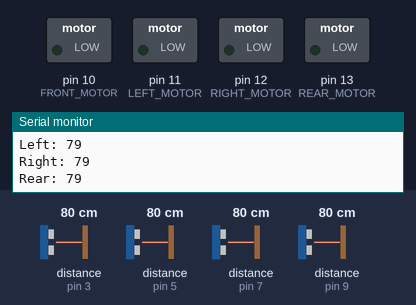
A sketch run on a simulated Arduino Uno, built with avr-gcc and run on an emulated ATmega328P. On the bench: switched loads named in the sketch (green lamp = pin HIGH), the last lines printed to the serial monitor. Wiring (inferred from the names in the program): 4 × ultrasonic range finder: trigger pin 2, echo pin 3 / trigger pin 4, echo pin 5 / trigger pin 6, echo pin 7 / trigger pin 8, echo pin 9. Dashed ring = blinking. The test bench sets the inputs (shaded band); at power-on: distance to the obstacle (sensors on pin 3, pin 5, pin 7, pin 9) 80 cm. The echo pulse lasts 58.3 µs per cm; pins used as bus, display or sensor lines are not drawn.

Above: at 1.2 s.
1.3 s: distance to the obstacle (sensor on pin 3) set to 2 cm
At 1.48 s:
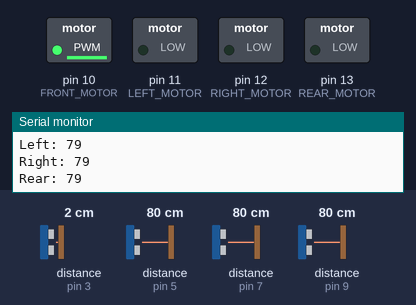
4.3 s: distance to the obstacle (sensor on pin 5) set to 2 cm
At 4.84 s:
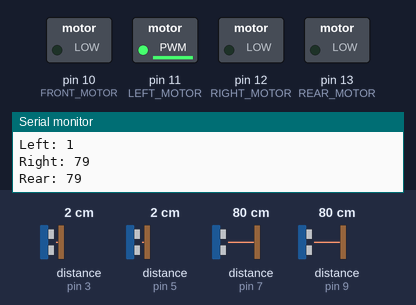
7.3 s: distance to the obstacle (sensor on pin 7) set to 67 cm
10.3 s: distance to the obstacle (sensor on pin 7) set to 60 cm
At 10.95 s:
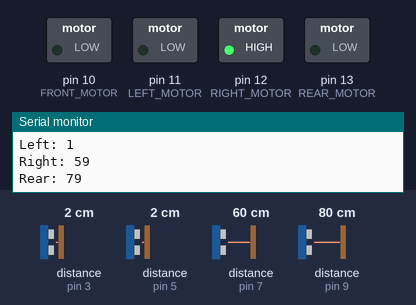
13.3 s: distance to the obstacle (sensor on pin 9) set to 66 cm
16.3 s: distance to the obstacle (sensor on pin 9) set to 59 cm
At 17.04 s:
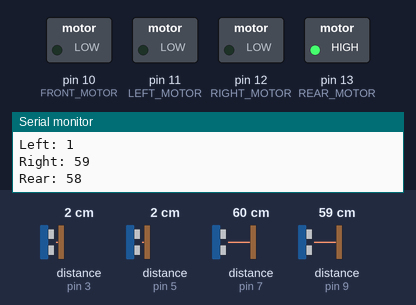
Timing chart, 0 to 20.3 s (numbered marks = the images above; inputs shaded):
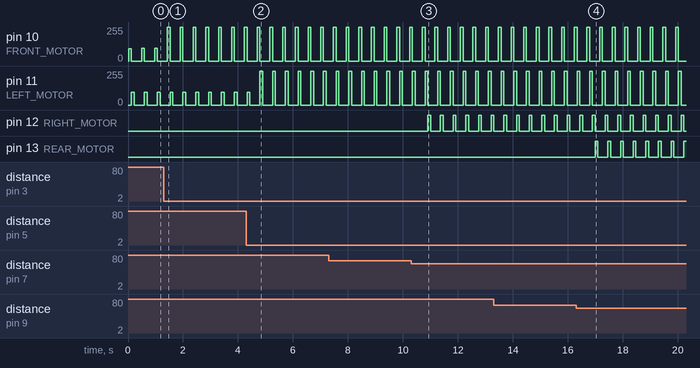

The sketch:

arduino.ino
```cpp
#define FRONT_TRIG 2    // Front sensor trig pin
#define FRONT_ECHO 3    // Front sensor echo pin
#define LEFT_TRIG 4     // Left sensor trig pin
#define LEFT_ECHO 5     // Left sensor echo pin
#define RIGHT_TRIG 6    // Right sensor trig pin
#define RIGHT_ECHO 7    // Right sensor echo pin
#define REAR_TRIG 8     // Rear sensor trig pin
#define REAR_ECHO 9     // Rear sensor echo pin

#define FRONT_MOTOR 10  // Front motor PWM pin
#define LEFT_MOTOR 11   // Left motor PWM pin
#define RIGHT_MOTOR 12  // Right motor PWM pin
#define REAR_MOTOR 13   // Rear motor PWM pin

long duration, distance;

void setup() {
  Serial.begin(9600);
  // Initialize sensor pins
  pinMode(FRONT_TRIG, OUTPUT); pinMode(FRONT_ECHO, INPUT);
  pinMode(LEFT_TRIG, OUTPUT);  pinMode(LEFT_ECHO, INPUT);
  pinMode(RIGHT_TRIG, OUTPUT); pinMode(RIGHT_ECHO, INPUT);
  pinMode(REAR_TRIG, OUTPUT);  pinMode(REAR_ECHO, INPUT);
  // Initialize motor pins
  pinMode(FRONT_MOTOR, OUTPUT);
  pinMode(LEFT_MOTOR, OUTPUT);
  pinMode(RIGHT_MOTOR, OUTPUT);
  pinMode(REAR_MOTOR, OUTPUT);
}

long readSensor(int trigPin, int echoPin) {
  digitalWrite(trigPin, LOW);
  delayMicroseconds(2);
  digitalWrite(trigPin, HIGH);
  delayMicroseconds(10);
  digitalWrite(trigPin, LOW);
  duration = pulseIn(echoPin, HIGH);
  return duration / 58.2;  // Distance in cm
}

void activateMotor(int motorPin, long distance) {
  if (distance < 100) {  // Within 1m
    int intensity = map(distance, 0, 100, 255, 50);  // Stronger for closer obstacles
    analogWrite(motorPin, intensity);
    delay(100);
    analogWrite(motorPin, 0);
  }
}

void loop() {
  // Read distances from all sensors
  long frontDist = readSensor(FRONT_TRIG, FRONT_ECHO);
  long leftDist = readSensor(LEFT_TRIG, LEFT_ECHO);
  long rightDist = readSensor(RIGHT_TRIG, RIGHT_ECHO);
  long rearDist = readSensor(REAR_TRIG, REAR_ECHO);

  // Print distances for debugging
  Serial.print("Front: "); Serial.println(frontDist);
  Serial.print("Left: "); Serial.println(leftDist);
  Serial.print("Right: "); Serial.println(rightDist);
  Serial.print("Rear: "); Serial.println(rearDist);

  // Activate motors based on distances
  activateMotor(FRONT_MOTOR, frontDist);
  activateMotor(LEFT_MOTOR, leftDist);
  activateMotor(RIGHT_MOTOR, rightDist);
  activateMotor(REAR_MOTOR, rearDist);

  delay(50);  // Small delay to prevent overlap
}
```

Measured:
- the behaviour switches between 64 and 63 cm on distance to the obstacle (sensor on pin 7) (found by bisection; images 2 and 3)
- the behaviour switches between 64 and 63 cm on distance to the obstacle (sensor on pin 9) (found by bisection; images 3 and 4)
- after the input at 10.3 s, pin 12 (RIGHT_MOTOR): alternates HIGH for 0.10 s and LOW for 0.36 s, starting after 0.61 s
- after the input at 16.3 s, pin 13 (REAR_MOTOR): alternates HIGH for 0.10 s and LOW for 0.36 s, starting after 0.70 s
- by itself, pin 10 (FRONT_MOTOR), pin 11 (LEFT_MOTOR): alternates 253/255 for 0.10 s and 0/255 for 0.36 s
